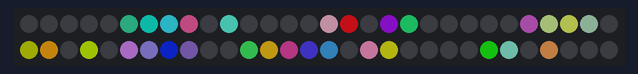
The sketch below on a simulated Arduino Uno, built with avr-gcc and run on an emulated ATmega328P. Parts: 60 RGB LEDs in strip order, left to right, continuing on the next row. Dim RGB values are drawn brighter than linear; random numbers use the default seed unless the sketch sets one.

Above: at 0.45 s.
At 5.27 s:
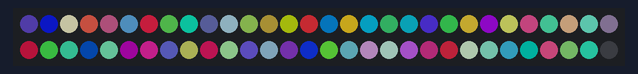
At 10.09 s:
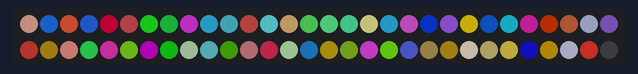
At 20.03 s:
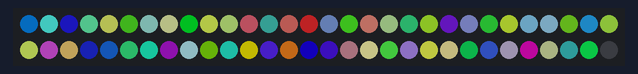
At 29.67 s:
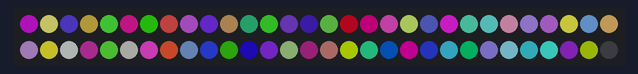
At 39.61 s:
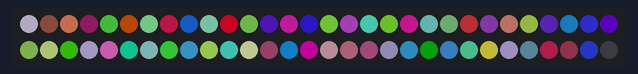

The sketch:

epilepce.ino
```cpp
#include <Adafruit_NeoPixel.h>
Adafruit_NeoPixel strip = Adafruit_NeoPixel( 60, 6, NEO_GRB + NEO_KHZ800 );


void setup(){
  strip.setBrightness( 100 );
  strip.begin();
  strip.show();
}


void loop(){
  strip.setPixelColor( random(0, 59), strip.Color(random(0, 255), random(0, 255), random(0, 255)) );
  delay( 5 );
  strip.show();
}
```
